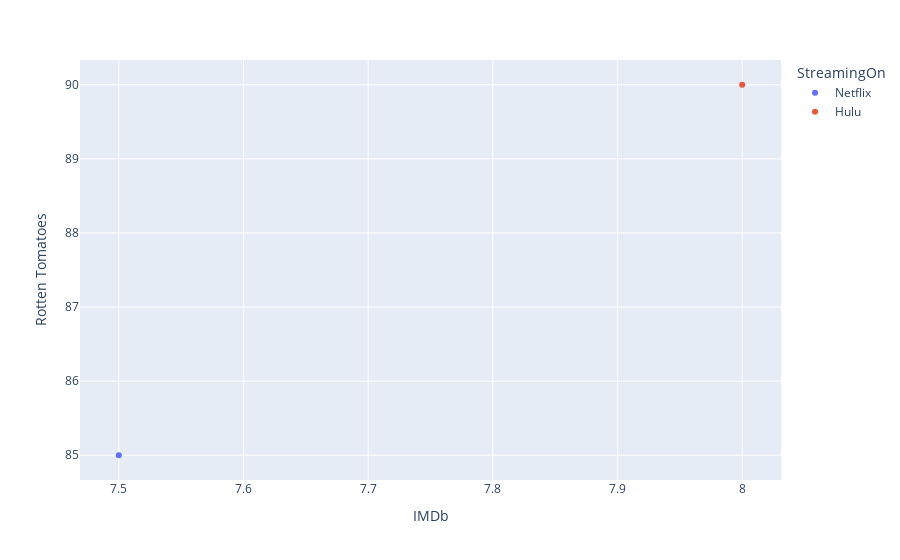

Notebook code cell kept with this figure:
### Code cell
px.scatter(tv_shows_both_ratings, x='IMDb',
           y='Rotten Tomatoes',color='StreamingOn')

### Figure 1 — Plotly figure (JSON) as saved in the notebook; plotly's stock layout.template omitted (floating-point values rounded to 4 significant figures)
{"data": [{"hovertemplate": "StreamingOn=Netflix<br>IMDb=%{x}<br>Rotten Tomatoes=%{y}<extra></extra>", "legendgroup": "Netflix", "marker": {"color": "#636efa", "symbol": "circle"}, "mode": "markers", "name": "Netflix", "orientation": "v", "showlegend": true, "type": "scatter", "x": [7.5], "xaxis": "x", "y": [85], "yaxis": "y"}, {"hovertemplate": "StreamingOn=Hulu<br>IMDb=%{x}<br>Rotten Tomatoes=%{y}<extra></extra>", "legendgroup": "Hulu", "marker": {"color": "#EF553B", "symbol": "circle"}, "mode": "markers", "name": "Hulu", "orientation": "v", "showlegend": true, "type": "scatter", "x": [8], "xaxis": "x", "y": [90], "yaxis": "y"}], "layout": {"legend": {"title": {"text": "StreamingOn"}, "tracegroupgap": 0}, "margin": {"t": 60}, "xaxis": {"anchor": "y", "domain": [0, 1], "title": {"text": "IMDb"}}, "yaxis": {"anchor": "x", "domain": [0, 1], "title": {"text": "Rotten Tomatoes"}}}}
